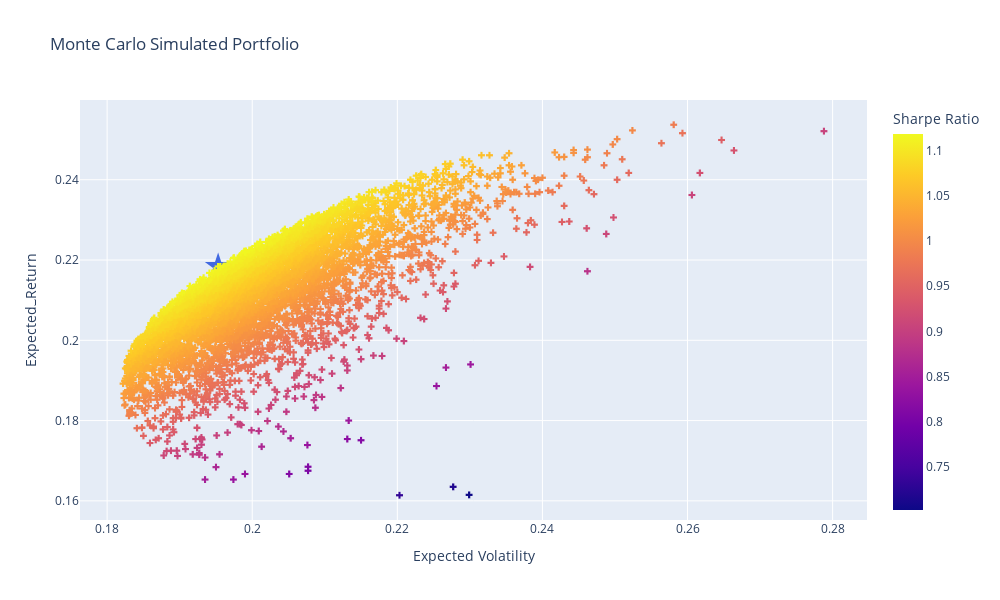

Source (notebook cell):
### Markdown cell above
### Visualize Simulated Portfolio

### Code cell
fig = px.scatter(
    temp, x='port_vols', y='port_rets', color='sharpe_ratio', 
    labels={'port_vols': 'Expected Volatility', 
            'port_rets': 'Expected␣Return',
            'sharpe_ratio': 'Sharpe Ratio'},
    title="Monte Carlo Simulated Portfolio"
    ).update_traces(mode='markers', marker=dict(symbol='cross'))

# Max sharpe
fig.add_scatter(
    mode='markers',
    x=[temp.iloc[temp.sharpe_ratio.idxmax()]['port_vols']],
    y=[temp.iloc[temp.sharpe_ratio.idxmax()]['port_rets']],
    marker=dict(color='RoyalBlue', size=20, symbol='star'),
    name = 'Max Sharpe'
    ).update(layout_showlegend=False)

# Show spikes
fig.update_xaxes(showspikes=True)
fig.update_yaxes(showspikes=True)
fig.show()

### Figure 1 — Plotly figure (JSON) as saved in the notebook; plotly's stock layout.template omitted (floating-point values rounded to 4 significant figures; data arrays with more than 128 entries replaced by an {"elided": "..."} marker saying what was removed)
{"data": [{"hovertemplate": "Expected Volatility=%{x}<br>Expected␣Return=%{y}<br>Sharpe Ratio=%{marker.color}<extra></extra>", "legendgroup": "", "marker": {"color": {"elided": "5000 float values"}, "coloraxis": "coloraxis", "symbol": "cross"}, "mode": "markers", "name": "", "showlegend": false, "type": "scattergl", "x": {"elided": "5000 float values"}, "xaxis": "x", "y": {"elided": "5000 float values"}, "yaxis": "y"}, {"marker": {"color": "RoyalBlue", "size": 20, "symbol": "star"}, "mode": "markers", "name": "Max Sharpe", "type": "scatter", "x": [0.1953], "y": [0.2184]}], "layout": {"coloraxis": {"colorbar": {"title": {"text": "Sharpe Ratio"}}, "colorscale": [[0, "#0d0887"], [0.1111, "#46039f"], [0.2222, "#7201a8"], [0.3333, "#9c179e"], [0.4444, "#bd3786"], [0.5556, "#d8576b"], [0.6667, "#ed7953"], [0.7778, "#fb9f3a"], [0.8889, "#fdca26"], [1, "#f0f921"]]}, "height": 600, "legend": {"tracegroupgap": 0}, "showlegend": false, "title": {"text": "Monte Carlo Simulated Portfolio"}, "width": 1000, "xaxis": {"anchor": "y", "domain": [0, 1], "showspikes": true, "title": {"text": "Expected Volatility"}}, "yaxis": {"anchor": "x", "domain": [0, 1], "showspikes": true, "title": {"text": "Expected␣Return"}}}}
